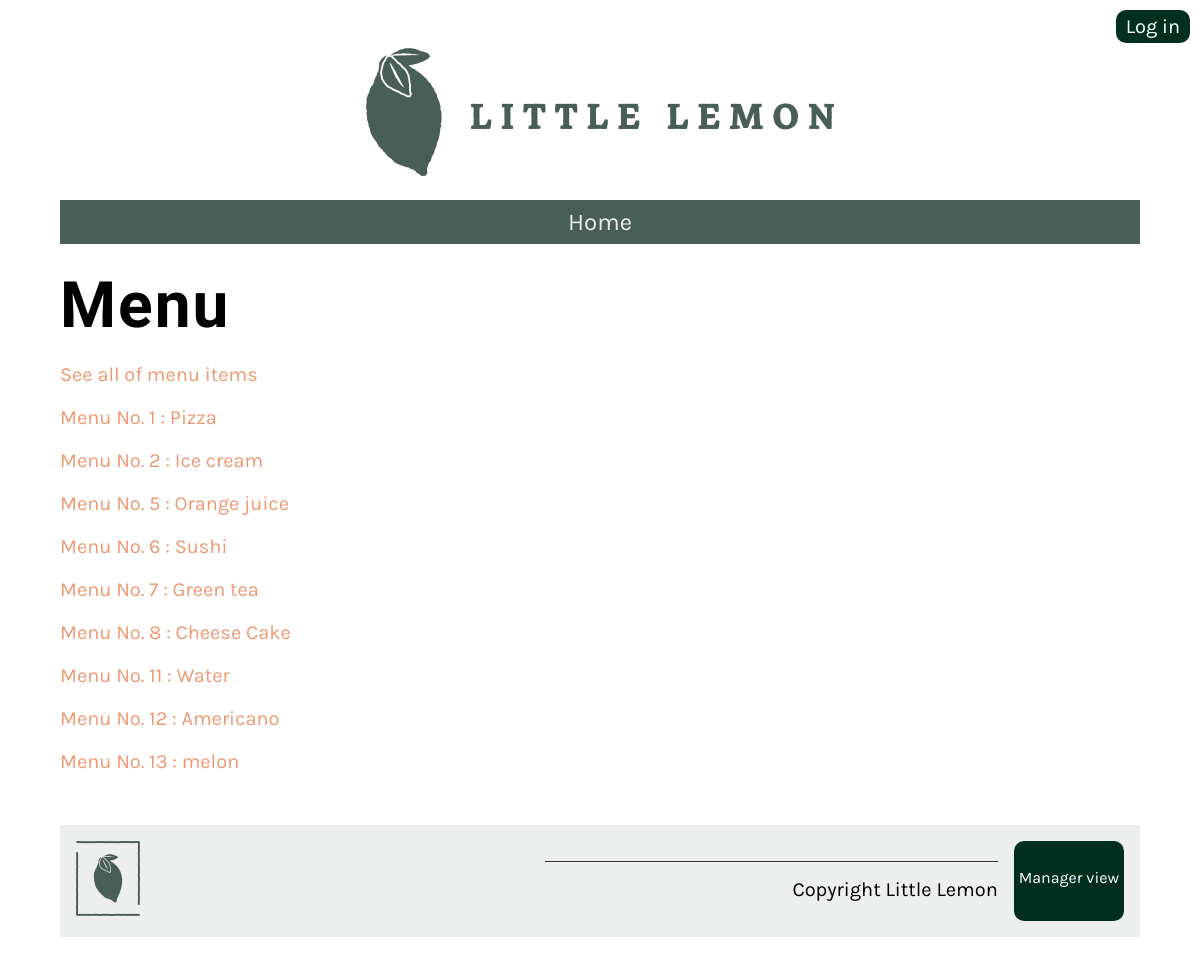
The app's page /api/menu-item/, older data.
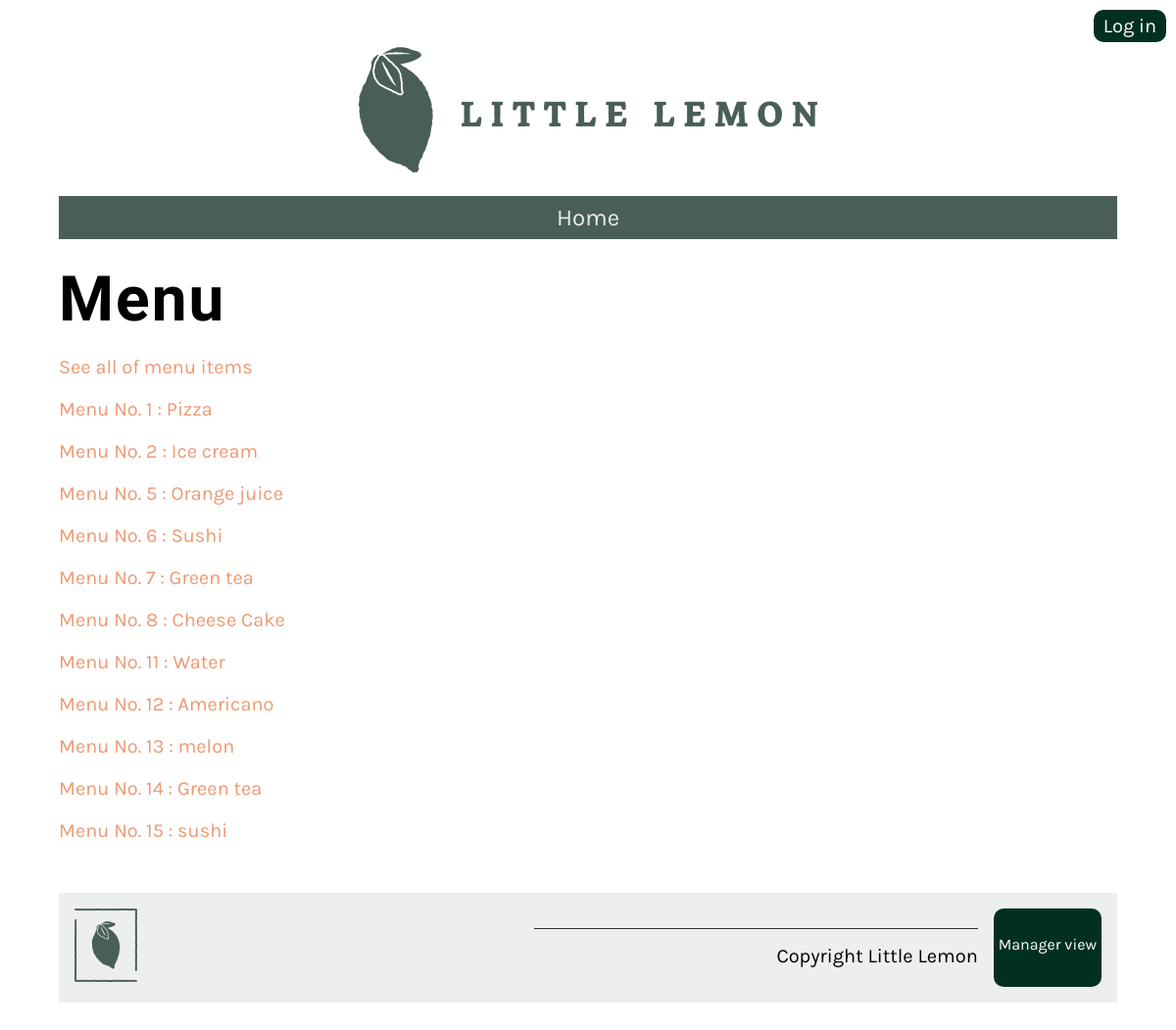
The same page, newer data.
### LittleLemonAPI/models.py (models this page shows)
class MenuItem(models.Model):
    title = models.CharField(max_length=255, db_index=True)
    price = models.DecimalField(max_digits=6, decimal_places=2, db_index=True)
    featured = models.BooleanField(db_index=True)
    category = models.ForeignKey(Category, on_delete=models.PROTECT)    #If Category is deleted, Django will raise an error and prevent the deletion.

### LittleLemonAPI/views.py (the view)
# urls.py: path('menu-item/', views.menu, name="menu"),
def menu(request):
    menu_data = MenuItem.objects.all()
    main_data = {"menu":menu_data}
    return render(request, 'menu.html', main_data)

### LittleLemonAPI/templates/menu.html
{% extends 'base.html' %}
{% load static %}
{% block content %}
<h1>Menu</h1>
<div class="column">
    <p>
        <a href="{% url 'menu_items' %}">See all of menu items</a>
    </p>
    {% for item in menu %}
    <p>
        <a href="{% url 'menu_items_id' pk=item.id %}">Menu No. {{ item.id }} : {{item.title}}</a>
    </p>
    {% endfor %}
</div>
{% endblock %}

Row changes from the older to the newer data that the page shows:
added MenuItem: id "14", title "Green tea"
added MenuItem: id "15", title "sushi"
